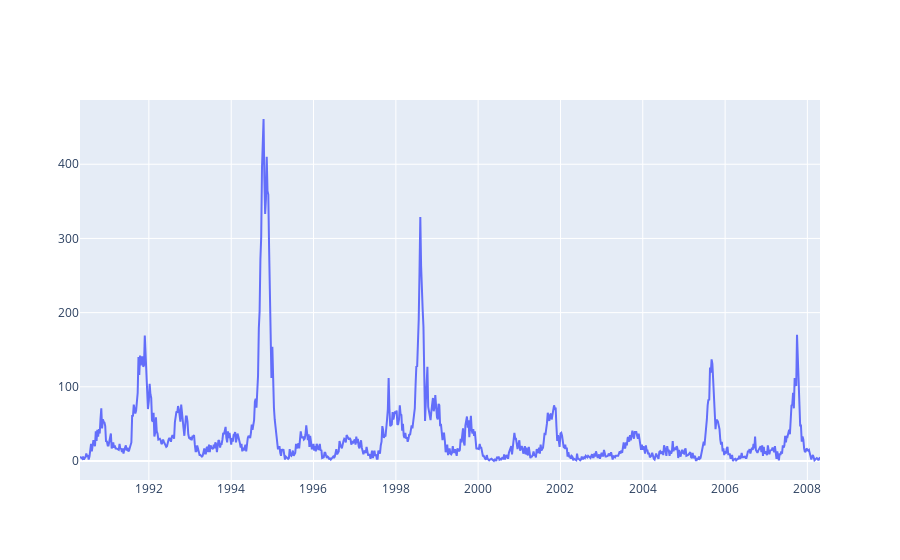

Here is the notebook cell this chart was saved with:
### Code cell
go.Figure(data=[total_cases])

### Figure 1 — Plotly figure (JSON) as saved in the notebook; plotly's stock layout.template omitted (floating-point values rounded to 4 significant figures; data arrays with more than 128 entries replaced by an {"elided": "..."} marker saying what was removed)
{"data": [{"type": "scatter", "x": {"elided": "936 str values"}, "y": {"elided": "936 int values"}}], "layout": {"autosize": true, "xaxis": {"autorange": true, "range": ["1990-04-30", "2008-04-22"], "type": "date"}, "yaxis": {"autorange": true, "range": [-25.61, 486.6], "type": "linear"}}}
